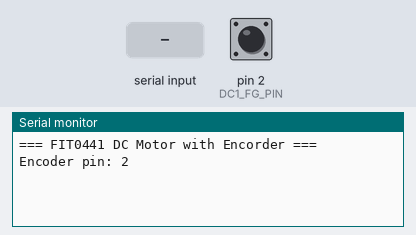
The sketch below on a simulated Arduino Uno, built with avr-gcc and run on an emulated ATmega328P. Shown: the last lines printed to the serial monitor. The inputs (shaded band) are chosen by the test bench; at power-on: pin 2 (DC1_FG_PIN) HIGH.

Above: at 1.2 s.
1.3 s: "90,45\n" received over Serial
At 2.0 s:
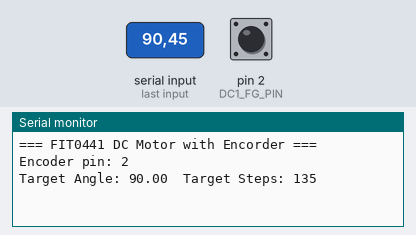
2.8 s: "30,150\n" received over Serial
At 3.2 s:
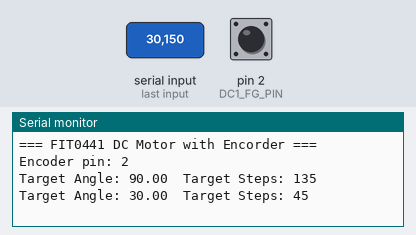

The sketch:

DC_Motor_Test.ino
```cpp
// Pin assignments and #includes
#define DC1_PWM_PIN 3  // PWM speed control
#define DC1_DIR_PIN 4  // Direction
#define DC1_FG_PIN 2    // Encoder pulses (needs 5V pull-up resistor)

// ======================================================

// Component setup
  // FIT0441 Brushless DC Motor Control with Encoder
const int PULSES_PER_REV = 45 * 6 * 2;  // 45:1 gearbox, 6 positions per motor rev, 2 pulses per position
const float PULSES_PER_RADIAN = PULSES_PER_REV / (2.0 * PI);
volatile unsigned long DC1_Pulses = 0;
volatile unsigned long lastPulseTime = 0;
const unsigned long debounce_us = 500;
float DC1_TargetRadPerSec = 0.0;
float DC1_MeasuredRadPerSec = 0.0;
int DC1_PWM = 255;  // 0: full speed, 255: stop. Motor cuts out at DC1_Max_PWM. Not linear with output velocity
#define DC1_Min_PWM 0
#define DC1_Max_PWM 247
bool DC1_Direction = HIGH;  // HIGH = forward, LOW = reverse

void FIT0441_Setup() {
  pinMode(DC1_PWM_PIN, OUTPUT);
  pinMode(DC1_DIR_PIN, OUTPUT);
  pinMode(DC1_FG_PIN, INPUT_PULLUP);
  attachInterrupt(digitalPinToInterrupt(DC1_FG_PIN), countPulse1, HIGH);

  // Initialize motor stopped for set forward
  analogWrite(DC1_PWM_PIN, 255);
  digitalWrite(DC1_DIR_PIN, HIGH);

  // User serial interface
  Serial.println(F("=== FIT0441 DC Motor with Encorder ==="));
  Serial.print(F("Encoder pin: "));
  Serial.println(DC1_FG_PIN);
}
// End of component setup

// ======================================================

// Function Declarations
void DC_Motor_Stop(int motorNum=1);
void DC_Motor_Start(int motorNum=1, int PWM=240, bool direction=HIGH);
int Get_DC_Motor_Pulses(int motorNum=1);
void DC_Motor_Speed_Test();
void DC_Motor_Displacement_Test();
// End of function declarations

// ======================================================

// Start of Arduino execution
void setup() {
  Serial.begin(115200);
  FIT0441_Setup();
}

void loop() {
  // DC_Motor_Speed_Test();
  DC_Motor_Displacement_Test();
}
// End of Arduino execution

// ======================================================

// Function Definitions
void DC_Motor_Stop(int motorNum=1) {
  if (motorNum == 1) {
    analogWrite(DC1_PWM_PIN, 255);
  }
}
void DC_Motor_Start(int motorNum=1, int PWM=240, bool direction=HIGH) {
  if (motorNum == 1) {
    // Stop motor and reset pulse counter to ensure accurate starting reference
    DC_Motor_Stop(motorNum);
    noInterrupts();
    DC1_Pulses = 0;
    interrupts();

    // Start motor with direction and speed
    digitalWrite(DC1_DIR_PIN, direction);
    analogWrite(DC1_PWM_PIN, PWM);
  }
}
int Get_DC_Motor_Pulses(int motorNum=1) {
  if (motorNum == 1) {
    noInterrupts();
    unsigned long DC1_Pulses_temp = DC1_Pulses;
    interrupts();

    return DC1_Pulses_temp;
  }
}
void DC_Motor_Speed_Test() {
  static unsigned long messageTime = 0;
  static unsigned long prevMessageTime = 0;
  static unsigned long currTime = micros();
  static unsigned long prev_DC1_Pulses = 0;
  static unsigned int pulses = 0;
  static float DC1_radsec = 0;

  // Serial Input: Motor PWM
  if (Serial.available()) {
    int commanded_PWM = Serial.parseInt();
    if (commanded_PWM != 0 || Serial.peek() == '-') {
      DC1_PWM = abs(commanded_PWM);
      analogWrite(DC1_PWM_PIN, DC1_PWM);

      DC1_Direction = (commanded_PWM >= 0) ? HIGH : LOW;
      digitalWrite(DC1_DIR_PIN, DC1_Direction);

      Serial.print("Target: ");
      Serial.println(commanded_PWM);
    }
    while (Serial.available()) Serial.read();  // Clear buffer by reading to end of stored data
  }

  // Report current speed
  currTime = micros();
  if (currTime - messageTime > 1000000) {
    messageTime = currTime;

    unsigned long DC1_Pulses_temp = Get_DC_Motor_Pulses(1);

    unsigned long duration_ms = messageTime - prevMessageTime;
    float duration_sec = duration_ms / 1000000.0f;
    pulses = DC1_Pulses_temp - prev_DC1_Pulses;
    float DC1_revsec = (float)pulses / (PULSES_PER_REV * duration_sec);
    DC1_radsec = DC1_revsec * 2.0f * PI;

    Serial.print("DC1 PWM: ");
    Serial.print(DC1_PWM);
    Serial.print("\tDC1 Pulses: ");
    Serial.print(pulses);
    Serial.print("\tDuration: ");
    Serial.print(duration_sec, 3);
    Serial.print("\tDC1 rev/s: ");
    Serial.println(DC1_revsec, 3);

    prevMessageTime = messageTime;
    prev_DC1_Pulses = DC1_Pulses_temp;
  }
}
void DC_Motor_Displacement_Test() {
  static int commanded_steps = 0;
  static int measured_steps = 0;
  static float measured_angle = 0.0;
  static bool running = false;  // State flag: true when motor is pursuing a target
  static bool direction = HIGH; // Motor direction: HIGH for positive, LOW for negative
  static int leg = 1;
  static int total_steps = 0;

  // Serial Input: Motor angular displacement
  if (Serial.available()) {
    float commanded_degrees = Serial.parseFloat();

    if (commanded_degrees != 0 || Serial.peek() == '-') {
      DC_Motor_Stop(1);

      float commanded_radians = commanded_degrees * PI / 180.0;
      direction = (commanded_degrees >= 0) ? HIGH : LOW;
      commanded_steps = round(fabs(commanded_radians) * PULSES_PER_RADIAN);

      Serial.print("\nTarget Angle: ");
      Serial.print(commanded_degrees);
      Serial.print("\tTarget Steps: ");
      Serial.println(commanded_steps);

      // Start the motor and set running state
      DC_Motor_Start(1, 200, direction);
      running = true;
    }
    while (Serial.available()) Serial.read();  // Clear buffer by reading to end of stored data
  }

  // If running, monitor pulse count periodically
  if (running) {
    measured_steps = Get_DC_Motor_Pulses(1);

    if (measured_steps >= commanded_steps) {
      DC_Motor_Stop(1);
      if (direction == HIGH) {
        total_steps += measured_steps;
      } else {
        total_steps -= measured_steps;
      }

      leg++;
      if (leg > 4) {
        running = false;
        float difference_angle = (total_steps / PULSES_PER_RADIAN) * (180.0 / PI);
        leg = 1;
        Serial.print("Measured Difference: ");
        Serial.println(difference_angle, 2);


      } else {
        direction = (leg % 2 == 1) ? HIGH : LOW;
        delay(500);
        DC_Motor_Start(1, 200, direction);
      }
    }
  }
}
// End of function definitions

// ======================================================

// Interrupt Service Routines (ISR)
void countPulse1() {
  unsigned long now = micros();
  if (now - lastPulseTime > debounce_us) {
    DC1_Pulses++;
    lastPulseTime = now;
  }
}
// ======================================================
```

Measured:
- after the input at 1.3 s, the serial monitor: prints a new line at once (image 1)
- after the input at 2.8 s, the serial monitor: prints a new line at once (image 2)
